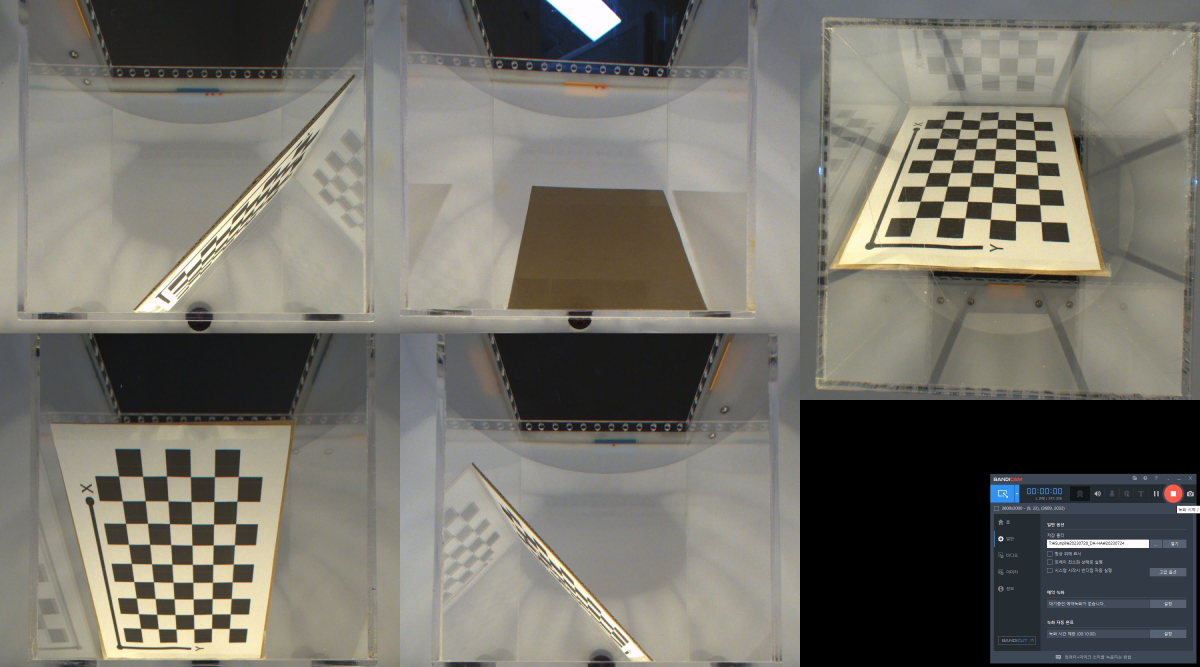
#> input picture cali/cali_ibs.mp4_20241218_164738.418.jpg, 3600 x 2000 px, found by its file name (shown at 1/3 size); its folder holds only this picture in this run
$ jupyter execute --allow-errors Camera_info.ipynb
#> lines starting #> are read from the running program, lines starting #| are printed output that depends on the picture
[cell 1]
import cv2
import numpy as np
from matplotlib import pyplot as plt
import os
import pickle

from IPython.display import display
from ipywidgets import interactive
# from ipywidgets import IntSlider

def camera_calibration():
    # 1. Load individual images from a specified folder
    image_folder = "D:/spkim/coding/python/yolov8_sp/cali"
    image_paths = [os.path.join(image_folder, file) for file in os.listdir(image_folder) if file.endswith(".jpg")]

    camera_images = [cv2.imread(path) for path in image_paths]
#> camera_images = 1 item

    # Ensure all images are loaded correctly
    for i, img in enumerate(camera_images):
        if img is None:
            raise FileNotFoundError(f"Image at {image_paths[i]} could not be loaded.")
#> this loop made 1 pass

    # Define ROIs for each camera in the composite image
    camera_rois = [
        ( 0, 0, 1200, 1000), # Camera 1 ROI (x, y, width, height)
        ( 1200, 0, 1200, 1000), # Camera 2 ROI
        ( 2400, 0, 1200, 1200), # Camera 3 ROI
        ( 0, 1000, 1200, 1000), # Camera 4 ROI
        ( 1200, 1000, 1200, 1000) # Camera 5 ROI
    ]

    # Extract individual camera images using the ROIs
    camera_images = [
        img[y:y+h, x:x+w]
        for img, (x, y, w, h) in zip(camera_images, camera_rois)
    ]

    # 2. Camera Calibration
    # Define calibration parameters (example values, use actual calibration data)
    object_points = []  # 3D points in real-world space
    image_points = []   # 2D points in image plane

    # Prepare object points for a chessboard pattern (example: 9x6 grid)
    chessboard_size = (6, 9)
    square_size = 1.0  # Size of a square in your defined unit (e.g., meters)
    objp = np.zeros((chessboard_size[0] * chessboard_size[1], 3), np.float32)
    objp[:, :2] = np.mgrid[0:chessboard_size[0], 0:chessboard_size[1]].T.reshape(-1, 2)
    objp *= square_size

    for img in camera_images:
        gray = cv2.cvtColor(img, cv2.COLOR_BGR2GRAY)
        ret, corners = cv2.findChessboardCorners(gray, chessboard_size, None)

        if ret:
            # Refine corner locations for sub-pixel accuracy
            corners = cv2.cornerSubPix(
                gray, corners, (11, 11), (-1, -1),
                criteria=(cv2.TERM_CRITERIA_EPS + cv2.TERM_CRITERIA_MAX_ITER, 30, 0.001)
            )
            object_points.append(objp)
            image_points.append(corners)

            # Optional: Draw and display the corners for debugging
            # cv2.drawChessboardCorners(img, chessboard_size, corners, ret)
            # cv2.imshow('Chessboard Corners', img)
            # cv2.waitKey(500)
        else:
            print("Chessboard not detected in one of the images.")
#> this loop made 1 pass
#> ret on pass 1: False
#> (printed output is left out)
#> pass 1, in camera_calibration, `gray = cv2.cvtColor(img, cv2.COLOR_BGR2GRAY)`:
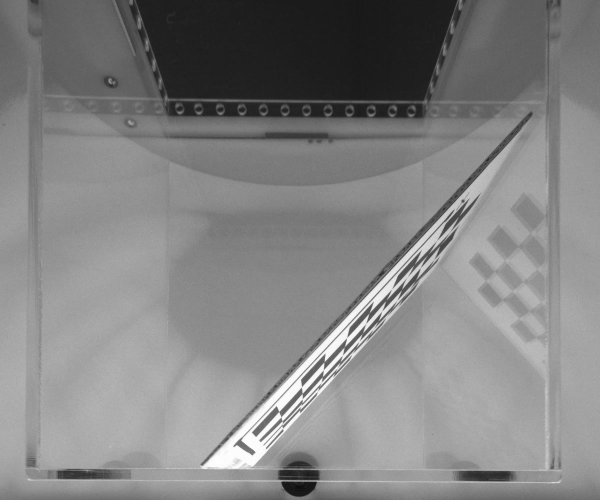
#> gray: shape (1000, 1200) (shown at 1/2 size); min 12, max 255, mean 130.7
#> after the loop, image_points = []; object_points = []

    # cv2.destroyAllWindows()

    # Perform camera calibration for each camera
    calibration_results = []
    for i, (img, img_points) in enumerate(zip(camera_images, image_points)):
        gray = cv2.cvtColor(img, cv2.COLOR_BGR2GRAY)
        ret, mtx, dist, rvecs, tvecs = cv2.calibrateCamera(
            [object_points[i]], [img_points], gray.shape[::-1], None, None
        )
        calibration_results.append({
            "mtx": mtx,
            "dist": dist,
            "rvecs": rvecs,
            "tvecs": tvecs
        })
#> this loop made 0 passes
#> after the loop, calibration_results = []

    # Save calibration results for future use with pickle
    import pickle
    with open("camera_calibration_results.pkl", "wb") as f:
        pickle.dump(calibration_results, f)

    # 3. Use calibration data for 3D reconstruction
    # Example: Compute disparity and reproject to 3D using the first two cameras
    img_left = camera_images[0]
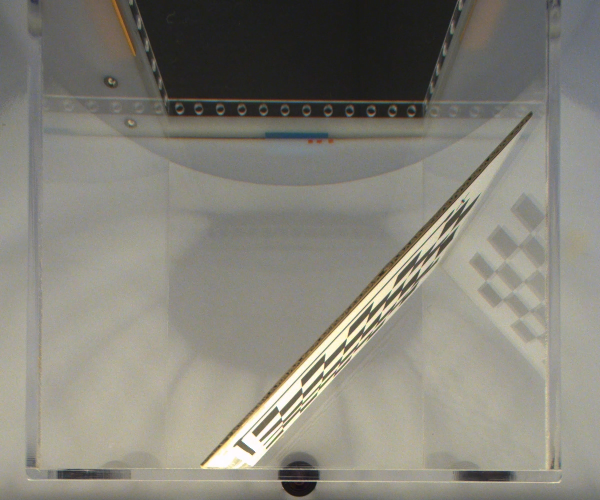
#> img_left: shape (1000, 1200, 3) (shown at 1/2 size); mean of channels 0, 1, 2 121.7, 131.1, 133.4; drawn as B, G, R
    img_right = camera_images[1]

    mtx_left = calibration_results[0]["mtx"]
    dist_left = calibration_results[0]["dist"]
    mtx_right = calibration_results[1]["mtx"]
    dist_right = calibration_results[1]["dist"]

    # Ensure both images are the same size
    height, width = img_left.shape[:2]
    img_right = cv2.resize(img_right, (width, height))

    # Rectify the images if necessary
    # (rectification logic depends on stereo calibration, not included here)

# 필터링된 2D 점과 해당하는 카메라 보정 결과를 기반으로 삼각측량
# [66 lines left out: functions triangulate_points, data_pre_processing, not called in this run]

# Load points from file and process
input_file = "D:/spkim/data/20241114_40Hz_test/20241114_40Hz_test/test.txt"  # File containing points
#> (the rest of this cell did not finish here and is left out)

#> (a cell that did not finish here is left out)

[cell 3]
import cv2
import numpy as np
from matplotlib import pyplot as plt
from ipywidgets import interactive
from IPython.display import display

# Define test data (replace with actual triangulated_points)
triangulated_points = np.random.rand(10, 27)

# Initialize the figure and axis
#> (the rest of this cell did not finish here and is left out)

[cell 4]
import cv2
import numpy as np
from matplotlib import pyplot as plt
from ipywidgets import IntSlider
from IPython.display import display

# Define test data (replace with actual triangulated_points)
triangulated_points = np.random.rand(10, 27)

# Initialize the figure and axis
#> (the rest of this cell did not finish here and is left out)

[cell 5]
import cv2
import numpy as np
import os

# 설정
CHESSBOARD_SIZE = (9, 6)  # 체스보드 내부 코너 개수
SQUARE_SIZE = 25  # 각 체스보드 사각형의 한 변 길이 (단위: mm)
calibration_images_path = "./cali"  # 캘리브레이션 이미지 폴더 경로

# 각 카메라의 ROI (x, y, width, height)
camera_rois = [
    (0, 0, 1200, 1000),       # Camera 1 ROI
    (1200, 0, 1200, 1000),    # Camera 2 ROI
    (2400, 0, 1200, 1200),    # Camera 3 ROI
    (0, 1000, 1200, 1000),    # Camera 4 ROI
    (1200, 1000, 1200, 1000)  # Camera 5 ROI
]

# 월드 좌표계에서 체스보드 점 생성
objp = np.zeros((CHESSBOARD_SIZE[0] * CHESSBOARD_SIZE[1], 3), np.float32)
objp[:, :2] = np.mgrid[0:CHESSBOARD_SIZE[0], 0:CHESSBOARD_SIZE[1]].T.reshape(-1, 2)
objp *= SQUARE_SIZE

# 각 카메라별 캘리브레이션 데이터를 저장할 리스트
object_points = []  # 월드 좌표계의 점
image_points = [[] for _ in range(len(camera_rois))]  # 각 카메라의 이미지 좌표

# 이미지 로드 및 처리
image_files = sorted([f for f in os.listdir(calibration_images_path) if f.endswith('.jpg')])

for image_file in image_files:
    image_path = os.path.join(calibration_images_path, image_file)
    image = cv2.imread(image_path)
#> image is the input picture: shape (2000, 3600, 3); mean B, G, R 105.5, 113.7, 116.1
    if image is None:
        print(f"이미지 {image_file}를 로드할 수 없습니다. 건너뜁니다.")
        continue

    for cam_idx, roi in enumerate(camera_rois):
        x, y, w, h = roi
        cam_image = image[y:y+h, x:x+w]  # ROI로 이미지 분할
        gray = cv2.cvtColor(cam_image, cv2.COLOR_BGR2GRAY)

        # 체스보드 코너 찾기
        ret, corners = cv2.findChessboardCorners(gray, CHESSBOARD_SIZE, None)
        if ret:
            if len(image_points[cam_idx]) == 0:
                object_points.append(objp)  # 첫 번째 이미지에서만 추가

            # 코너 보정
            cv2.cornerSubPix(
                gray, corners, (11, 11), (-1, -1),
                criteria=(cv2.TERM_CRITERIA_EPS + cv2.TERM_CRITERIA_MAX_ITER, 30, 0.001)
            )
            image_points[cam_idx].append(corners)

            # 시각화
            cv2.drawChessboardCorners(cam_image, CHESSBOARD_SIZE, corners, ret)
            cv2.imshow(f"Camera {cam_idx + 1}", cam_image)
            cv2.waitKey(200)
#> this loop made 5 passes
#> pass 2, `cam_image = image[y:y+h, x:x+w]`:
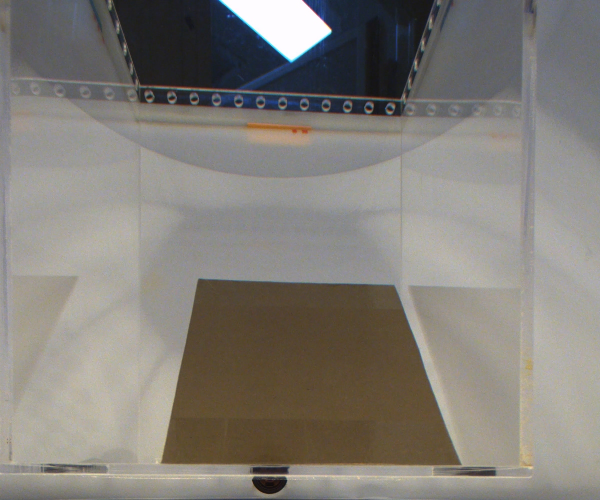
#> cam_image: shape (1000, 1200, 3) (shown at 1/2 size); mean B, G, R 120.6, 126.9, 131
#> pass 2, `gray = cv2.cvtColor(cam_image, cv2.COLOR_BGR2GRAY)`:
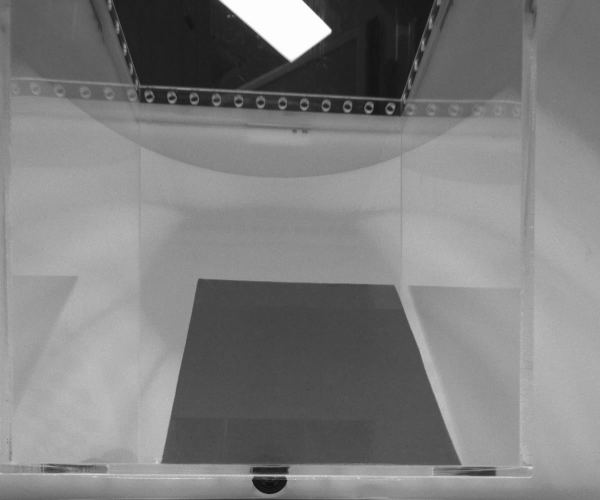
#> gray: shape (1000, 1200) (shown at 1/2 size); min 10, max 255, mean 127.4
#> pass 3, `cam_image = image[y:y+h, x:x+w]`:
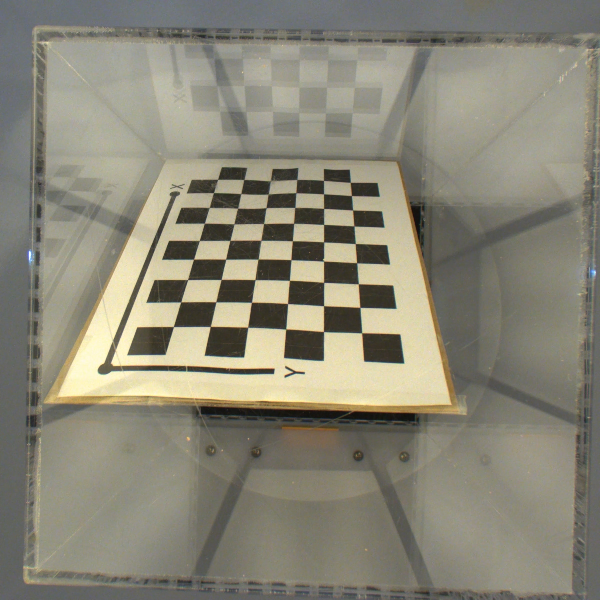
#> cam_image: shape (1200, 1200, 3) (shown at 1/2 size); mean B, G, R 119.1, 134.5, 137.7
#> (the rest of the program and of its run is left out)
